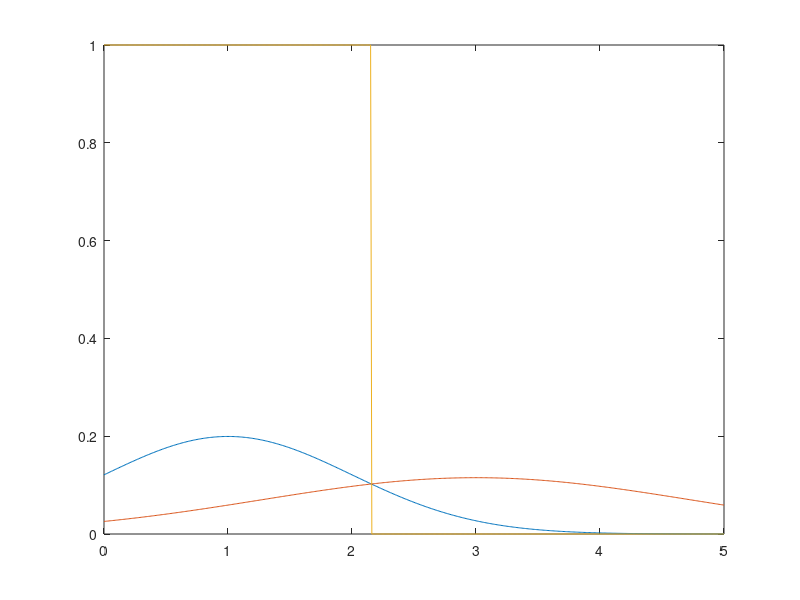

Here is the MATLAB script that generated this plot:
sigma1 = 1;
sigma2 = sqrt(3);
mu1 = 1;
mu2 = 3;
p1 = 0.5;
p2 = 0.5;
x = 0:0.01:5;
y1 = normpdf(x,mu1,sigma1)*p1;
y2 = normpdf(x,mu2,sigma2)*p2;
boundary = y1 > y2;
figure,plot(x,y1);
hold on;
plot(x,y2);
plot(x,boundary);
f = @(x,mu,sigma,p) normpdf(x,mu,sigma)*p;
e1 = integral(@(x)f(x,mu2,sigma2,p1),-inf,3);
e2 = integral(@(x)f(x,mu1,sigma1,p2),1,inf);
e = e1+e2;
